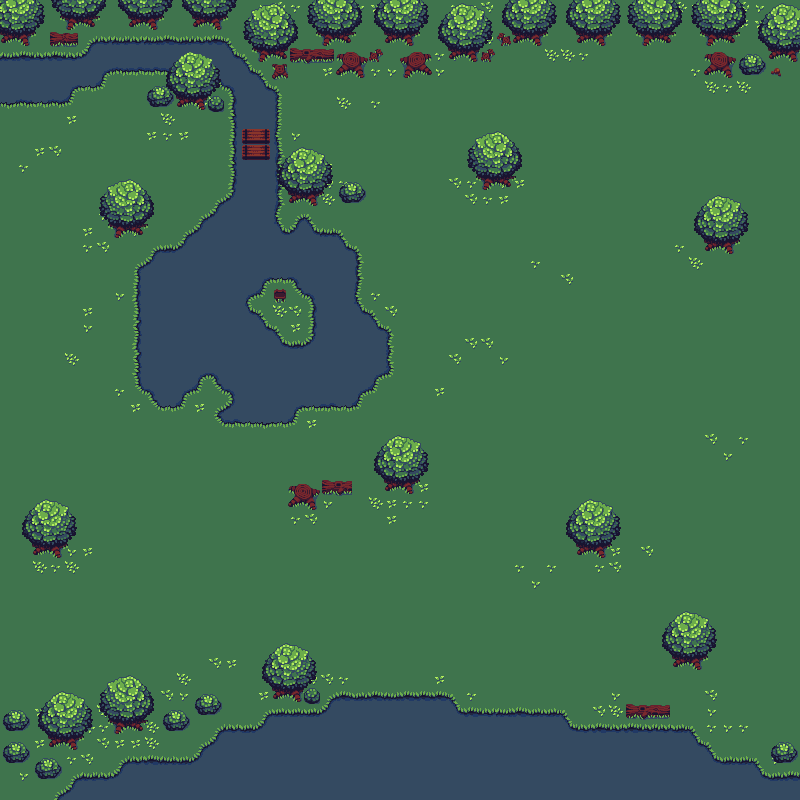

Rendered tile map (Tiled .tmx) drawn with the repository's tilesets; below, a short description and the map source with its tile grids summarised:
An orthogonal 50x50 tile map with 16x16 px tiles, 4 tile layers (Water, Ground, Shrubbery, Overhead Shrubbery) and 69 objects (9x Wall, 3x Spawner, Position).

<map version="1.0" orientation="orthogonal" renderorder="right-down" width="50" height="50" tilewidth="16" tileheight="16" backgroundcolor="#00000000" nextobjectid="235">
 <tileset firstgid="1" name="buch-outdoor" tilewidth="16" tileheight="16" tilecount="288" columns="24">
  <image source="buch-outdoor.png" width="384" height="192" />
 </tileset>
 <layer name="Water" width="50" height="50">
  <properties>
   <property name="isCollision" type="bool" value="true" />
  </properties>
  <data>[2500 cells, 515 non-empty, 32 distinct tile ids]</data>
 </layer>
 <layer name="Ground" width="50" height="50">
  <properties>
   <property name="isCollision" type="bool" value="false" />
  </properties>
  <data>[2500 cells, 1992 non-empty, 11 distinct tile ids]</data>
 </layer>
 <layer name="Shrubbery" width="50" height="50">
  <properties>
   <property name="isCollision" type="bool" value="true" />
  </properties>
  <data>[2500 cells, 136 non-empty, 23 distinct tile ids]</data>
 </layer>
 <objectgroup name="Spawners">
  <object id="3" name="Spawner A" type="Spawner" gid="168" x="120" y="712" width="16" height="16" />
  <object id="5" name="Spawner B" type="Spawner" gid="168" x="681.333" y="644" width="16" height="16" />
  <object id="7" name="Spawner C" type="Spawner" gid="168" x="486.667" y="172" width="16" height="16" />
  <object id="18" name="Player Spawn" type="Position" x="448" y="416" />
 </objectgroup>
 <objectgroup name="Colliders">
  <object id="43" name="Tree" type="Wall" x="480" y="176" width="32" height="16" />
  <object id="45" name="Tree" type="Wall" x="576" y="544" width="32" height="16" />
  <object id="46" name="Tree" type="Wall" x="112" y="224" width="32" height="16" />
  <object id="47" name="Tree" type="Wall" x="384" y="480" width="32" height="16" />
  <object id="48" name="Tree" type="Wall" x="672" y="656" width="32" height="16" />
  <object id="50" name="Shrub" type="Wall" x="336" y="192" width="32" height="16" />
  <object id="51" name="Trunk" type="Wall" x="288" y="480" width="32" height="32" />
  <object id="52" name="Log" type="Wall" x="320" y="480" width="32" height="16" />
  <object id="53" name="Tree" type="Wall" x="704" y="240" width="32" height="16" />
  <object id="125" x="0" y="64" width="64" height="48" />
  <object id="126" x="64" y="112">
   <polygon points="0,0 64,-32 0,-32" />
  </object>
  <object id="130" x="64" y="48" width="128" height="32" />
  <object id="133" x="224" y="192">
   <polygon points="0,0 -96,80 0,80" />
  </object>
  <object id="134" x="128" y="272" width="32" height="112" />
  <object id="135" x="128" y="384">
   <polygon points="0,0 32,32 32,0" />
  </object>
  <object id="138" x="176" y="416">
   <polygon points="0,0 32,-32 0,-32" />
  </object>
  <object id="141" x="208" y="384">
   <polygon points="0,0 32,32 32,0" />
  </object>
  <object id="142" x="224" y="400">
   <polygon points="0,0 -16,16 0,32" />
  </object>
  <object id="144" x="160" y="400" width="16" height="16" />
  <object id="145" x="224" y="416" width="64" height="16" />
  <object id="146" x="304" y="400" width="48" height="16" />
  <object id="147" x="384" y="336" width="16" height="32" />
  <object id="148" x="352" y="256" width="16" height="48" />
  <object id="149" x="320" y="224" width="16" height="16" />
  <object id="150" x="288" y="192" width="32" height="48" />
  <object id="151" x="336" y="224">
   <polygon points="0,0 32,32 0,32" />
  </object>
  <object id="152" x="368" y="304">
   <polygon points="0,0 32,32 0,32" />
  </object>
  <object id="153" x="400" y="368">
   <polygon points="0,0 -48,48 -48,0" />
  </object>
  <object id="154" x="288" y="432">
   <polygon points="0,0 16,-16 0,-16" />
  </object>
  <object id="156" x="256" y="32" width="240" height="32" />
  <object id="157" x="336" y="64" width="32" height="16" />
  <object id="164" x="32" y="544" width="32" height="16" />
  <object id="165" x="400" y="64" width="32" height="16" />
  <object id="166" x="496" y="16" width="208" height="32" />
  <object id="171" x="576" y="720" width="96" height="16" />
  <object id="172" x="464" y="704" width="96" height="16" />
  <object id="173" x="720" y="752" width="32" height="16" />
  <object id="175" x="784" y="64" width="16" height="704" />
  <object id="176" x="0" y="112" width="16" height="608" />
  <object id="178" x="192" y="704" width="32" height="16" />
  <object id="181" x="336" y="688" width="112" height="16" />
  <object id="183" x="0" y="720" width="32" height="16" />
  <object id="184" x="0" y="736" width="208" height="16" />
  <object id="188" x="256" y="720">
   <polygon points="0,0 16,-16 16,0" />
  </object>
  <object id="190" x="448" y="688">
   <polygon points="0,0 16,16 0,16" />
  </object>
  <object id="191" x="560" y="704">
   <polygon points="0,0 16,16 0,16" />
  </object>
  <object id="193" x="704" y="736">
   <polygon points="0,0 16,16 0,16" />
  </object>
  <object id="199" x="224" y="192">
   <polygon points="0,0 16,-32 16,0" />
  </object>
  <object id="200" x="272" y="160">
   <polygon points="0,0 16,32 0,32" />
  </object>
  <object id="204" x="288" y="96">
   <polygon points="0,0 -16,32 -16,0" />
  </object>
  <object id="206" x="240" y="96" width="32" height="32" />
  <object id="207" x="240" y="160" width="32" height="32" />
  <object id="211" x="272" y="688" width="64" height="32" />
  <object id="212" x="224" y="704">
   <polygon points="0,0 16,16 0,16" />
  </object>
  <object id="214" x="192" y="704">
   <polygon points="0,0 -16,16 0,16" />
  </object>
  <object id="215" x="112" y="720" width="144" height="16" />
  <object id="217" x="672" y="720" width="32" height="16" />
  <object id="218" x="624" y="704" width="48" height="16" />
  <object id="220" x="704" y="48" width="64" height="32" />
  <object id="221" x="768" y="80">
   <polygon points="0,0 16,16 16,0" />
  </object>
  <object id="222" x="256" y="64" width="32" height="32" />
  <object id="228" x="144" y="80" width="64" height="32" />
  <object id="230" x="208" y="112">
   <polygon points="0,0 32,16 32,0" />
  </object>
  <object id="232" x="752" y="752" width="32" height="16" />
  <object id="234" x="768" y="752">
   <polygon points="0,0 16,-16 16,0" />
  </object>
 </objectgroup>
 <layer name="Overhead Shrubbery" width="50" height="50">
  <data>[2500 cells, 260 non-empty, 14 distinct tile ids]</data>
 </layer>
</map>